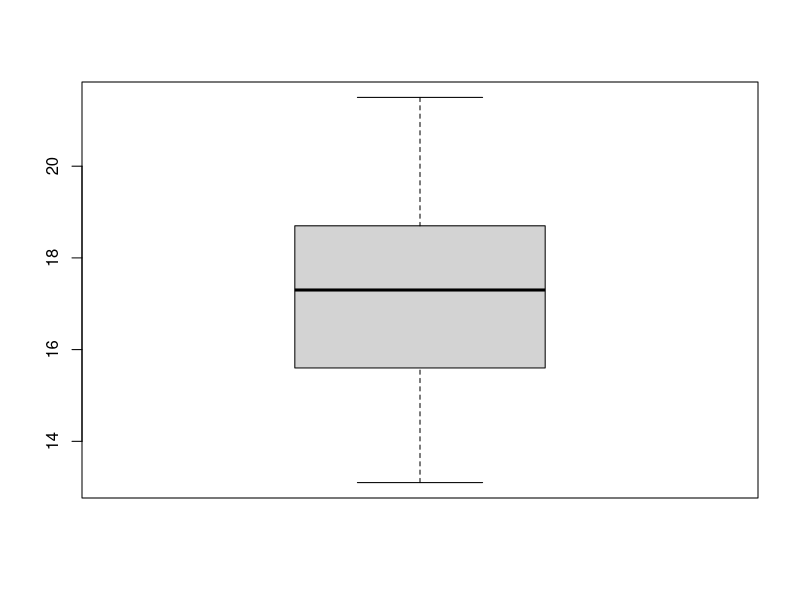
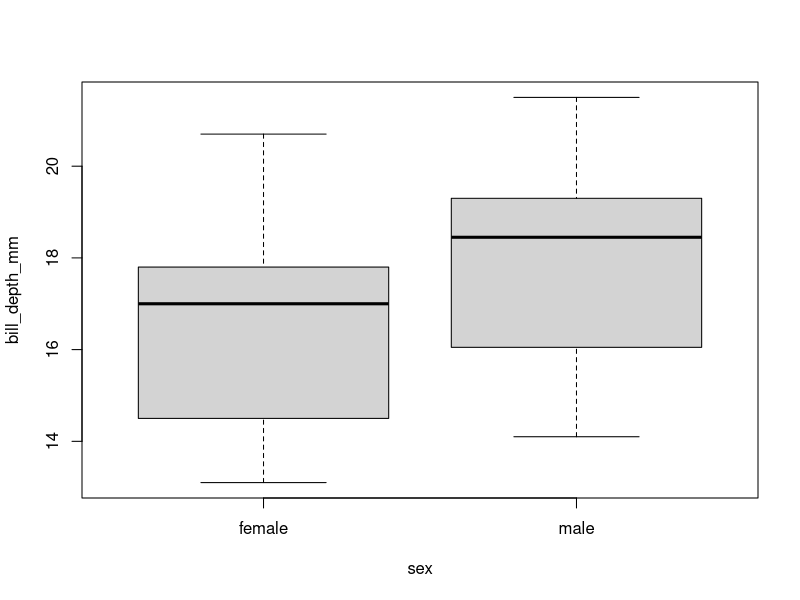
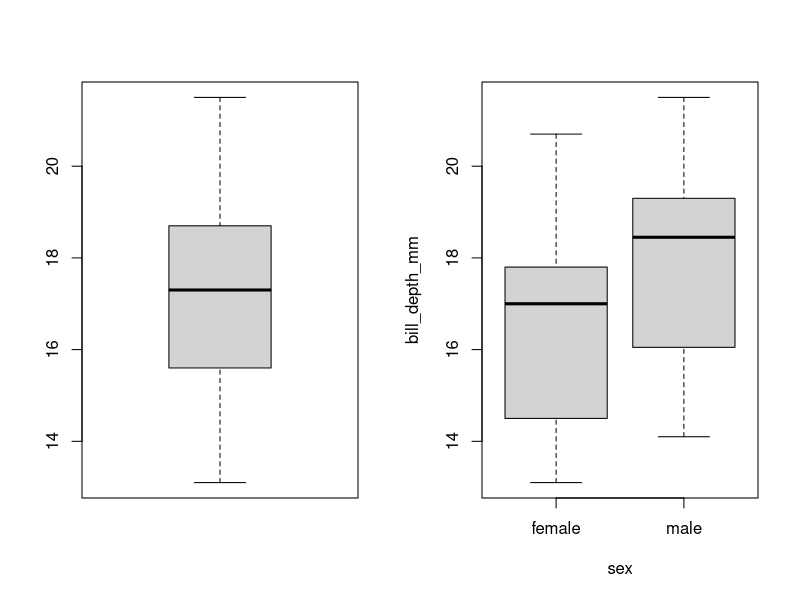
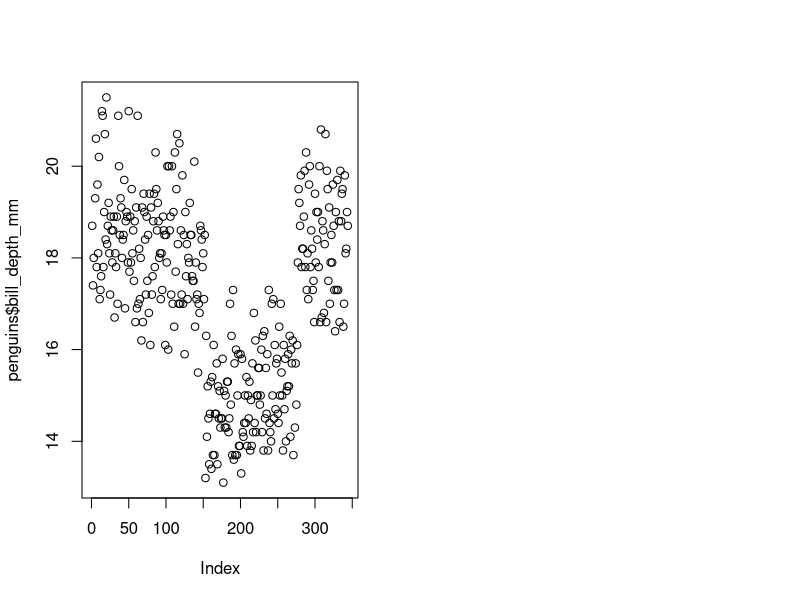
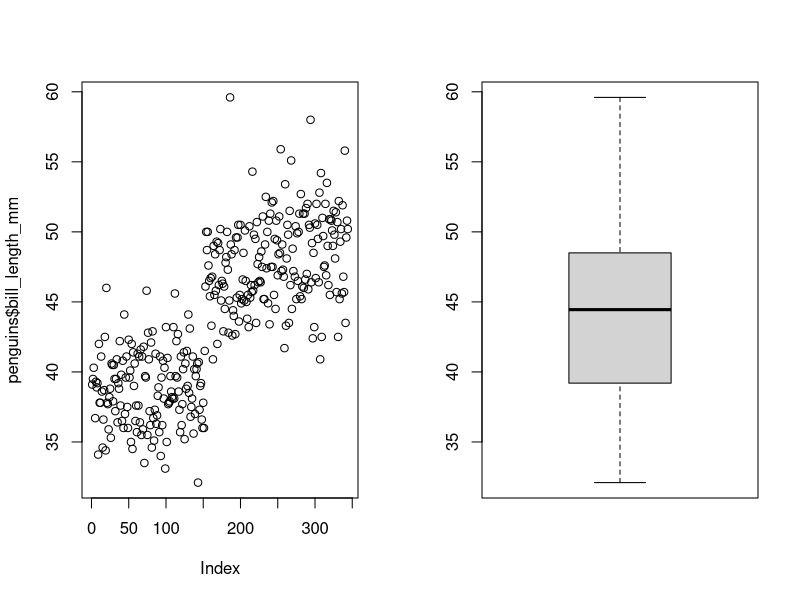
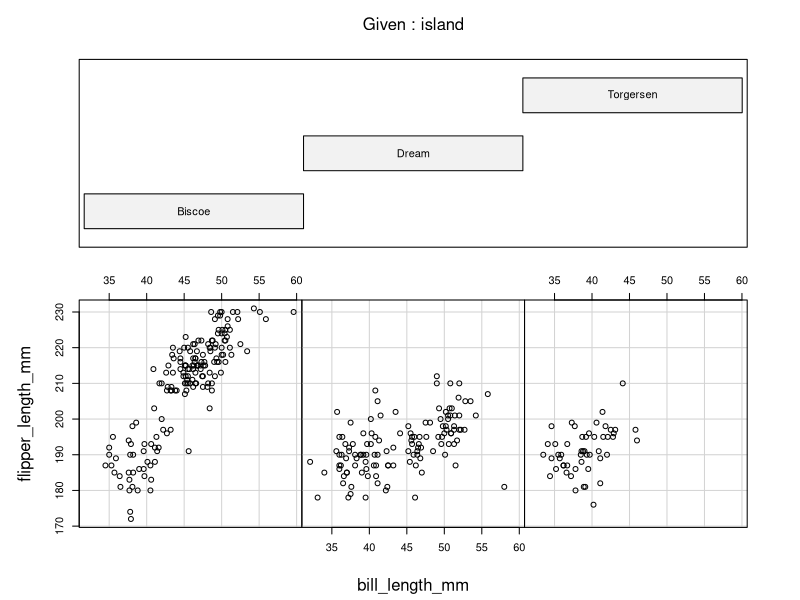
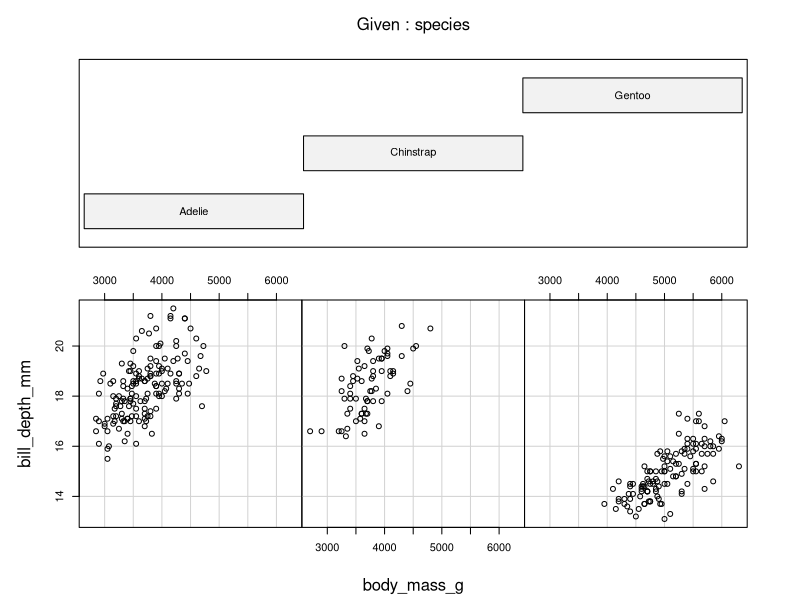

Write R code to recreate these figures, in order.
install.packages("palmerpenguins")
install.packages("here")
require(palmerpenguins)
require(here)
class(penguins)
penguins = data.frame(penguins)
mean(penguins$body_mass_g)
head(penguins)
?mean()
na.rm = TRUE
summary(penguins)
boxplot(penguins$bill_depth_mm)
boxplot(bill_depth_mm ~ sex, data = penguins)
par(mfrow = c(1, 2))
boxplot(penguins$bill_depth_mm)
boxplot(bill_depth_mm ~ sex, data = penguins)
plot(penguins$bill_depth_mm)

par(mfrow = c(1, 2))
plot(penguins$bill_length_mm)
boxplot(penguins$bill_length_mm)

coplot(flipper_length_mm ~ bill_length_mm | island, data = penguins, rows = 1)

penguins
coplot(bill_depth_mm ~ body_mass_g | species, data = penguins, rows =1)

